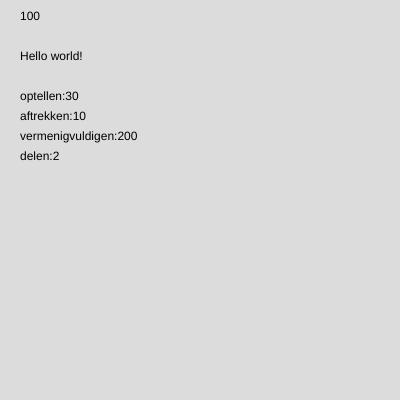
Frame 1 (no input)
Frame 60 (no input): identical to frame 1, image omitted
Frame 120 (the mouse pressed at the canvas centre since frame 60): identical to frame 1, image omitted

The p5.js sketch that drew this single still picture (run headless with seeded random() and noise() and a simulated clock; from frame 60 on, the mouse is pressed at the canvas centre):

// p5.js sketch
// ── sketch.js
// variabelen
let x = 100;
let greeting = "Hello world!";
let getal1 = 10;
let getal2 = 20;
let getal3 = 30;
let Ypositite = 80;
let Ymargen = 20;

function setup() {
  createCanvas(400, 400);
}

function draw() {
  Ypositite = 80;
  background(220);
  text(x, 20, 20);
  text(greeting, 20, 60);
  Ypositite = Ypositite + Ymargen;
  text("optellen:" + (getal1 + getal2), 20, Ypositite);
  Ypositite = Ypositite + Ymargen;
  text("aftrekken:" + (getal3 - getal2), 20, Ypositite);
  Ypositite = Ypositite + Ymargen;
  text("vermenigvuldigen:" + (getal2 * getal1), 20, Ypositite);
  Ypositite = Ypositite + Ymargen;
  text("delen:" + (getal2 / getal1), 20, Ypositite);
}
